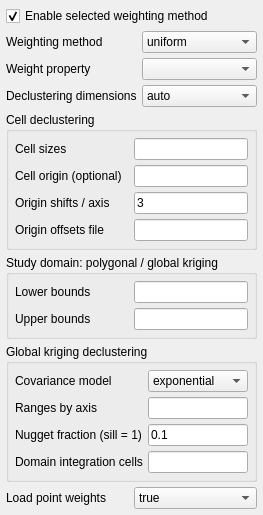
          <widget class="QWidget" name="page_4">
            <attribute name="title">
              <string>Weights</string>
            </attribute>
            <layout class="QVBoxLayout" name="hosc_layout_8">
              <property name="margin">
                <number>6</number>
              </property>
              <property name="spacing">
                <number>5</number>
              </property>
              <item>
                <widget class="QCheckBox" name="enable_weighted_moment">
                  <property name="text">
                    <string>Enable selected weighting method</string>
                  </property>
                  <property name="checked">
                    <bool>true</bool>
                  </property>
                  <property name="toolTip">
                    <string>Off: use equal weights and ignore declustering settings. On: apply the selected method; uniform also uses equal weights.</string>
                  </property>
                </widget>
              </item>
              <item>
                <widget class="QWidget" name="template_weight_settings">
                  <layout class="QVBoxLayout" name="hosc_layout_9">
                    <property name="margin">
                      <number>0</number>
                    </property>
                    <property name="spacing">
                      <number>5</number>
                    </property>
                    <item>
                      <widget class="QWidget" name="weight_mode_fields">
                        <property name="sizePolicy">
                          <sizepolicy hsizetype="Preferred" vsizetype="Maximum">
                            <horstretch>0</horstretch>
                            <verstretch>0</verstretch>
                          </sizepolicy>
                        </property>
                        <layout class="QGridLayout" name="hosc_layout_10">
                          <property name="margin">
                            <number>0</number>
                          </property>
                          <property name="spacing">
                            <number>5</number>
                          </property>
                          <item row="0" column="0">
                            <widget class="QLabel" name="label_weight_mode">
                              <property name="text">
                                <string>Weighting method</string>
                              </property>
                              <property name="toolTip">
                                <string>Choose equal weights, a declustering method, or an existing observation-weight property.</string>
                              </property>
                            </widget>
                          </item>
                          <item row="0" column="1">
                            <widget class="QComboBox" name="weight_mode">
                              <property name="sizePolicy">
                                <sizepolicy hsizetype="Ignored" vsizetype="Fixed">
                                  <horstretch>0</horstretch>
                                  <verstretch>0</verstretch>
                                </sizepolicy>
                              </property>
                              <property name="minimumSize">
                                <size>
                                  <width>100</width>
                                  <height>22</height>
                                </size>
                              </property>
                              <item>
                                <property name="text">
                                  <string>uniform</string>
                                </property>
                              </item>
                              <item>
                                <property name="text">
                                  <string>cell_declustering</string>
                                </property>
                              </item>
                              <item>
                                <property name="text">
                                  <string>polygonal_declustering</string>
                                </property>
                              </item>
                              <item>
                                <property name="text">
                                  <string>kriging_declustering</string>
                                </property>
                              </item>
                              <item>
                                <property name="text">
                                  <string>External weights</string>
                                </property>
                              </item>
                              <property name="toolTip">
                                <string>Choose equal weights, a declustering method, or an existing observation-weight property.</string>
                              </property>
                            </widget>
                          </item>
                          <item row="1" column="0">
                            <widget class="QLabel" name="label_weight_property">
                              <property name="text">
                                <string>Weight property</string>
                              </property>
                              <property name="toolTip">
                                <string>External weights only: a finite, strictly positive weight on each informed source record. Declustering settings below are ignored in external mode.</string>
                              </property>
                            </widget>
                          </item>
                          <item row="1" column="1">
                            <widget class="SinglePropertySelector" name="weight_property">
                              <property name="sizePolicy">
                                <sizepolicy hsizetype="Ignored" vsizetype="Fixed">
                                  <horstretch>0</horstretch>
                                  <verstretch>0</verstretch>
                                </sizepolicy>
                              </property>
                              <property name="minimumSize">
                                <size>
                                  <width>100</width>
                                  <height>22</height>
                                </size>
                              </property>
                              <property name="toolTip">
                                <string>External weights only: a finite, strictly positive weight on each informed source record. Declustering settings below are ignored in external mode.</string>
                              </property>
                            </widget>
                          </item>
                          <item row="2" column="0">
                            <widget class="QLabel" name="label_declustering_dimensions">
                              <property name="text">
                                <string>Declustering dimensions</string>
                              </property>
                            </widget>
                          </item>
                          <item row="2" column="1">
                            <widget class="QComboBox" name="declustering_dimensions">
                              <property name="sizePolicy">
                                <sizepolicy hsizetype="Ignored" vsizetype="Fixed">
                                  <horstretch>0</horstretch>
                                  <verstretch>0</verstretch>
                                </sizepolicy>
                              </property>
                              <property name="minimumSize">
                                <size>
                                  <width>100</width>
                                  <height>22</height>
                                </size>
                              </property>
                              <item>
                                <property name="text">
                                  <string>auto</string>
                                </property>
                              </item>
                              <item>
                                <property name="text">
                                  <string>2</string>
                                </property>
                              </item>
                              <item>
                                <property name="text">
                                  <string>3</string>
                                </property>
                              </item>
                            </widget>
                          </item>
                        </layout>
                      </widget>
                    </item>
                    <item>
                      <widget class="GsTLGroupBox" name="template_cell_weights">
                        <property name="title">
                          <string>Cell declustering</string>
                        </property>
                        <property name="displayed" stdset="0">
                          <bool>true</bool>
                        </property>
                        <layout class="QGridLayout" name="hosc_layout_11">
                          <property name="margin">
                            <number>6</number>
                          </property>
                          <property name="spacing">
                            <number>5</number>
                          </property>
                          <item row="0" column="0">
                            <widget class="QLabel" name="label_cell_size">
                              <property name="text">
                                <string>Cell sizes</string>
                              </property>
                              <property name="toolTip">
                                <string>Cell method only. One physical size per active axis.</string>
                              </property>
                            </widget>
                          </item>
                          <item row="0" column="1">
                            <widget class="QLineEdit" name="cell_size">
                              <property name="sizePolicy">
                                <sizepolicy hsizetype="Ignored" vsizetype="Fixed">
                                  <horstretch>0</horstretch>
                                  <verstretch>0</verstretch>
                                </sizepolicy>
                              </property>
                              <property name="minimumSize">
                                <size>
                                  <width>100</width>
                                  <height>22</height>
                                </size>
                              </property>
                              <property name="text">
                                <string />
                              </property>
                              <property name="toolTip">
                                <string>Cell method only. One physical size per active axis.</string>
                              </property>
                            </widget>
                          </item>
                          <item row="1" column="0">
                            <widget class="QLabel" name="label_declustering_origin">
                              <property name="text">
                                <string>Cell origin (optional)</string>
                              </property>
                              <property name="toolTip">
                                <string>Cell method only. Empty uses data minima.</string>
                              </property>
                            </widget>
                          </item>
                          <item row="1" column="1">
                            <widget class="QLineEdit" name="declustering_origin">
                              <property name="sizePolicy">
                                <sizepolicy hsizetype="Ignored" vsizetype="Fixed">
                                  <horstretch>0</horstretch>
                                  <verstretch>0</verstretch>
                                </sizepolicy>
                              </property>
                              <property name="minimumSize">
                                <size>
                                  <width>100</width>
                                  <height>22</height>
                                </size>
                              </property>
                              <property name="text">
                                <string />
                              </property>
                              <property name="toolTip">
                                <string>Cell method only. Empty uses data minima.</string>
                              </property>
                            </widget>
                          </item>
                          <item row="2" column="0">
                            <widget class="QLabel" name="label_shifts_per_axis">
                              <property name="text">
                                <string>Origin shifts / axis</string>
                              </property>
                            </widget>
                          </item>
                          <item row="2" column="1">
                            <widget class="QLineEdit" name="shifts_per_axis">
                              <property name="sizePolicy">
                                <sizepolicy hsizetype="Ignored" vsizetype="Fixed">
                                  <horstretch>0</horstretch>
                                  <verstretch>0</verstretch>
                                </sizepolicy>
                              </property>
                              <property name="minimumSize">
                                <size>
                                  <width>100</width>
                                  <height>22</height>
                                </size>
                              </property>
                              <property name="text">
                                <string>3</string>
                              </property>
                            </widget>
                          </item>
                          <item row="3" column="0">
                            <widget class="QLabel" name="label_origin_offsets_file">
                              <property name="text">
                                <string>Origin offsets file</string>
                              </property>
                              <property name="toolTip">
                                <string>Optional absolute ASCII path. Fractional origin offsets, one comma-separated row per origin.</string>
                              </property>
                            </widget>
                          </item>
                          <item row="3" column="1">
                            <widget class="QLineEdit" name="origin_offsets_file">
                              <property name="sizePolicy">
                                <sizepolicy hsizetype="Ignored" vsizetype="Fixed">
                                  <horstretch>0</horstretch>
                                  <verstretch>0</verstretch>
                                </sizepolicy>
                              </property>
                              <property name="minimumSize">
                                <size>
                                  <width>100</width>
                                  <height>22</height>
                                </size>
                              </property>
                              <property name="text">
                                <string />
                              </property>
                              <property name="toolTip">
                                <string>Optional absolute ASCII path. Fractional origin offsets, one comma-separated row per origin.</string>
                              </property>
                            </widget>
                          </item>
                        </layout>
                      </widget>
                    </item>
                    <item>
                      <widget class="GsTLGroupBox" name="template_weight_domain">
                        <property name="title">
                          <string>Study domain: polygonal / global kriging</string>
                        </property>
                        <property name="displayed" stdset="0">
                          <bool>true</bool>
                        </property>
                        <layout class="QGridLayout" name="hosc_layout_12">
                          <property name="margin">
                            <number>6</number>
                          </property>
                          <property name="spacing">
                            <number>5</number>
                          </property>
                          <item row="0" column="0">
                            <widget class="QLabel" name="label_domain_min">
                              <property name="text">
                                <string>Lower bounds</string>
                              </property>
                              <property name="toolTip">
                                <string>Physical coordinates, one bound per active axis. Used by polygonal and global kriging declustering.</string>
                              </property>
                            </widget>
                          </item>
                          <item row="0" column="1">
                            <widget class="QLineEdit" name="domain_min">
                              <property name="sizePolicy">
                                <sizepolicy hsizetype="Ignored" vsizetype="Fixed">
                                  <horstretch>0</horstretch>
                                  <verstretch>0</verstretch>
                                </sizepolicy>
                              </property>
                              <property name="minimumSize">
                                <size>
                                  <width>100</width>
                                  <height>22</height>
                                </size>
                              </property>
                              <property name="text">
                                <string />
                              </property>
                              <property name="toolTip">
                                <string>Physical coordinates, one bound per active axis. Used by polygonal and global kriging declustering.</string>
                              </property>
                            </widget>
                          </item>
                          <item row="1" column="0">
                            <widget class="QLabel" name="label_domain_max">
                              <property name="text">
                                <string>Upper bounds</string>
                              </property>
                            </widget>
                          </item>
                          <item row="1" column="1">
                            <widget class="QLineEdit" name="domain_max">
                              <property name="sizePolicy">
                                <sizepolicy hsizetype="Ignored" vsizetype="Fixed">
                                  <horstretch>0</horstretch>
                                  <verstretch>0</verstretch>
                                </sizepolicy>
                              </property>
                              <property name="minimumSize">
                                <size>
                                  <width>100</width>
                                  <height>22</height>
                                </size>
                              </property>
                              <property name="text">
                                <string />
                              </property>
                            </widget>
                          </item>
                        </layout>
                      </widget>
                    </item>
                    <item>
                      <widget class="GsTLGroupBox" name="template_kriging_weights">
                        <property name="title">
                          <string>Global kriging declustering</string>
                        </property>
                        <property name="displayed" stdset="0">
                          <bool>true</bool>
                        </property>
                        <layout class="QGridLayout" name="hosc_layout_13">
                          <property name="margin">
                            <number>6</number>
                          </property>
                          <property name="spacing">
                            <number>5</number>
                          </property>
                          <item row="0" column="0">
                            <widget class="QLabel" name="label_kriging_model">
                              <property name="text">
                                <string>Covariance model</string>
                              </property>
                            </widget>
                          </item>
                          <item row="0" column="1">
                            <widget class="QComboBox" name="kriging_model">
                              <property name="sizePolicy">
                                <sizepolicy hsizetype="Ignored" vsizetype="Fixed">
                                  <horstretch>0</horstretch>
                                  <verstretch>0</verstretch>
                                </sizepolicy>
                              </property>
                              <property name="minimumSize">
                                <size>
                                  <width>100</width>
                                  <height>22</height>
                                </size>
                              </property>
                              <item>
                                <property name="text">
                                  <string>exponential</string>
                                </property>
                              </item>
                              <item>
                                <property name="text">
                                  <string>spherical</string>
                                </property>
                              </item>
                              <item>
                                <property name="text">
                                  <string>gaussian</string>
                                </property>
                              </item>
                            </widget>
                          </item>
                          <item row="1" column="0">
                            <widget class="QLabel" name="label_kriging_ranges">
                              <property name="text">
                                <string>Ranges by axis</string>
                              </property>
                              <property name="toolTip">
                                <string>Physical units, axis-aligned. Spherical support; exponential exp(-3h); Gaussian exp(-3h^2).</string>
                              </property>
                            </widget>
                          </item>
                          <item row="1" column="1">
                            <widget class="QLineEdit" name="kriging_ranges">
                              <property name="sizePolicy">
                                <sizepolicy hsizetype="Ignored" vsizetype="Fixed">
                                  <horstretch>0</horstretch>
                                  <verstretch>0</verstretch>
                                </sizepolicy>
                              </property>
                              <property name="minimumSize">
                                <size>
                                  <width>100</width>
                                  <height>22</height>
                                </size>
                              </property>
                              <property name="text">
                                <string />
                              </property>
                              <property name="toolTip">
                                <string>Physical units, axis-aligned. Spherical support; exponential exp(-3h); Gaussian exp(-3h^2).</string>
                              </property>
                            </widget>
                          </item>
                          <item row="2" column="0">
                            <widget class="QLabel" name="label_kriging_nugget_fraction">
                              <property name="text">
                                <string>Nugget fraction (sill = 1)</string>
                              </property>
                            </widget>
                          </item>
                          <item row="2" column="1">
                            <widget class="QLineEdit" name="kriging_nugget_fraction">
                              <property name="sizePolicy">
                                <sizepolicy hsizetype="Ignored" vsizetype="Fixed">
                                  <horstretch>0</horstretch>
                                  <verstretch>0</verstretch>
                                </sizepolicy>
                              </property>
                              <property name="minimumSize">
                                <size>
                                  <width>100</width>
                                  <height>22</height>
                                </size>
                              </property>
                              <property name="text">
                                <string>0.1</string>
                              </property>
                            </widget>
                          </item>
                          <item row="3" column="0">
                            <widget class="QLabel" name="label_kriging_integration_cells">
                              <property name="text">
                                <string>Domain integration cells</string>
                              </property>
                              <property name="toolTip">
                                <string>Positive counts per active axis. The target is the global ordinary block mean.</string>
                              </property>
                            </widget>
                          </item>
                          <item row="3" column="1">
                            <widget class="QLineEdit" name="kriging_integration_cells">
                              <property name="sizePolicy">
                                <sizepolicy hsizetype="Ignored" vsizetype="Fixed">
                                  <horstretch>0</horstretch>
                                  <verstretch>0</verstretch>
                                </sizepolicy>
                              </property>
                              <property name="minimumSize">
                                <size>
                                  <width>100</width>
                                  <height>22</height>
                                </size>
                              </property>
                              <property name="text">
                                <string />
                              </property>
                              <property name="toolTip">
                                <string>Positive counts per active axis. The target is the global ordinary block mean.</string>
                              </property>
                            </widget>
                          </item>
                        </layout>
                      </widget>
                    </item>
                    <item>
                      <widget class="QWidget" name="output_point_weights_fields">
                        <property name="sizePolicy">
                          <sizepolicy hsizetype="Preferred" vsizetype="Maximum">
                            <horstretch>0</horstretch>
                            <verstretch>0</verstretch>
                          </sizepolicy>
                        </property>
                        <layout class="QGridLayout" name="hosc_layout_14">
                          <property name="margin">
                            <number>0</number>
                          </property>
                          <property name="spacing">
                            <number>5</number>
                          </property>
                          <item row="0" column="0">
                            <widget class="QLabel" name="label_output_point_weights">
                              <property name="text">
                                <string>Load point weights</string>
                              </property>
                            </widget>
                          </item>
                          <item row="0" column="1">
                            <widget class="QComboBox" name="output_point_weights">
                              <property name="sizePolicy">
                                <sizepolicy hsizetype="Ignored" vsizetype="Fixed">
                                  <horstretch>0</horstretch>
                                  <verstretch>0</verstretch>
                                </sizepolicy>
                              </property>
                              <property name="minimumSize">
                                <size>
                                  <width>100</width>
                                  <height>22</height>
                                </size>
                              </property>
                              <item>
                                <property name="text">
                                  <string>true</string>
                                </property>
                              </item>
                              <item>
                                <property name="text">
                                  <string>false</string>
                                </property>
                              </item>
                            </widget>
                          </item>
                        </layout>
                      </widget>
                    </item>
                  </layout>
                </widget>
              </item>
              <item>
                <spacer name="weights_bottom_spacer">
                  <property name="orientation">
                    <enum>Qt::Vertical</enum>
                  </property>
                  <property name="sizeType">
                    <enum>QSizePolicy::Expanding</enum>
                  </property>
                  <property name="sizeHint">
                    <size>
                      <width>0</width>
                      <height>0</height>
                    </size>
                  </property>
                </spacer>
              </item>
            </layout>
          </widget>
